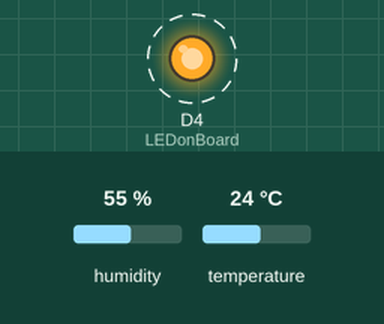
Recording of a sketch running on a simulated ESP8266 (NodeMCU). Shown: output pins drawn as LEDs (lit = HIGH). Dashed ring = blinking. The inputs (shaded band) are chosen by the test bench; at power-on: humidity 55 %, temperature 24 °C. WiFi joins after 1.5 s; servers stay silent unless stated; what the sketch prints to the serial monitor is not drawn.

Above: at 3.4 s.
Timing chart, 0 to 5.5 s (numbered marks = the images above):
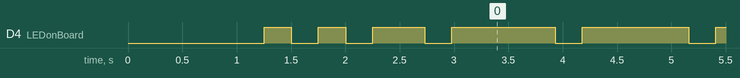

The sketch:

weather_station.ino
```cpp
#include <ESP8266WiFi.h>// Include the NodeMCU ESP8266 Library.
#include "DHT.h"  // Include the DHT Sensor Library.

#define DHTTYPE DHT11 // Defines the type of DHT sensor used.
#define LEDonBoard 2  // Defining an On Board LED, used for indicators when the process of connecting to a wifi router.


String apiKey = "C864EPUIEOKZRO8I"; // Enter your Write API key from ThingSpeak.


const char* ssid = "NOM_DU_WIFI"; // SSID of your WiFi router.
const char* password = "MOT_DE_PASSE_DU_WIFI"; // Passwrd of your WiFi router.
const char* server = "api.thingspeak.com"; // ThingSpeak Server
const int DHTPin = D2; // The pin used for the DHT11 sensor is Pin D2


DHT dht(DHTPin, DHTTYPE); // Initialize DHT sensor : dht(Pin_used, Type_of_DHT_Sensor);

WiFiClient client;

void setup() {
  // put your setup code here, to run once:
  Serial.begin(115200);
  delay(500);
  dht.begin();  // Start reading DHT11 sensors datas
  delay(500);

  WiFi.begin(ssid, password); // Connect to your WiFi router
  Serial.println("");

  pinMode(LEDonBoard,OUTPUT); // On Board LED port Direction output
  digitalWrite(LEDonBoard, HIGH); // Turn off Led On Board


  Serial.print("Connecting"); // Waiting for nodeMCU to connect on wifi
  while (WiFi.status() != WL_CONNECTED) {
    Serial.print(".");
    digitalWrite(LEDonBoard, LOW);
    delay(250);
    digitalWrite(LEDonBoard, HIGH);
    delay(250); // while wifi isn't connected make the LED flash each second
  }
  digitalWrite(LEDonBoard, HIGH); // When connected turn of the light
  Serial.println("");
  Serial.print("Successfully connected to : ");
  Serial.println(ssid);
}

void loop() {
  // put your main code here, to run repeatedly:
  float h = dht.readHumidity(); // h catch the humitidy value
  float t = dht.readTemperature(); // t take the temperature value

  if (isnan(h) || isnan(t)) {
    Serial.println("Failed to read from DHT sensor!"); // in case the value is equal to NaN display an error message
    return;
  }

  if (client.connect(server,80))  {
    String postStr = apiKey;
    postStr +="&field1=";
    postStr += String(t);
    postStr +="&field2=";
    postStr += String(h);
    postStr += "\r\n\r\n";

    client.print("POST /update HTTP/1.1\n");
    client.print("Host: api.thingspeak.com\n");
    client.print("Connection: close\n");
    client.print("X-THINGSPEAKAPIKEY: "+apiKey+"\n");
    client.print("Content-Type: application/x-www-form-urlencoded\n");
    client.print("Content-Length: ");
    client.print(postStr.length());
    client.print("\n\n");
    client.print(postStr);

    Serial.print("Temperature: ");
    Serial.print(t);
    Serial.print(" °C || Humidity: ");
    Serial.print(h);
    Serial.println("%.");
    Serial.println("Datas has been sent to Thingspeak server.");
  }
  client.stop();
  Serial.println("Waiting...");// waiting for next data set
  // Even if data are printed in serial monitor each second, ThingSpeak needs 15 sec between each updates


  digitalWrite(LEDonBoard, LOW);
  delay(250);
  digitalWrite(LEDonBoard, HIGH);
  delay(750);// Make the board LED falshing to show the programm is running.
}
```

Measured:
- by itself, D4 (LEDonBoard): goes LOW 0.25 s, HIGH 0.25 s, LOW 0.25 s, HIGH 0.48 s, 104 × (LOW 0.25 s, HIGH 0.95 s), LOW 0.25 s, then HIGH
